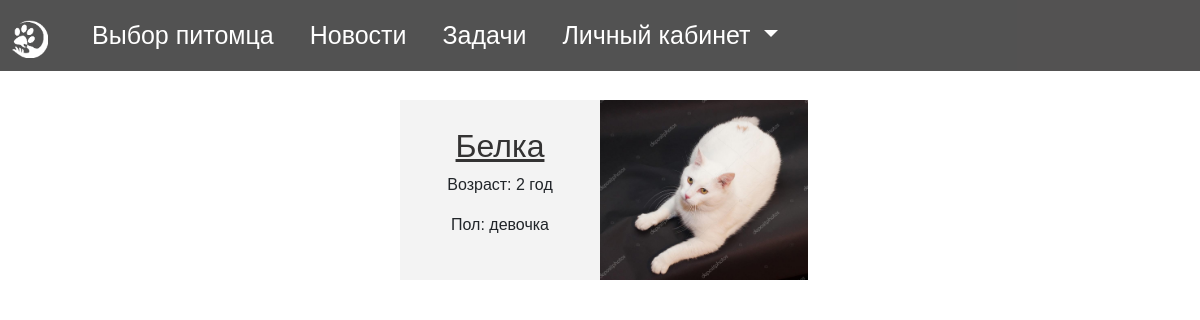
The app's page /client/pets (signed in), older data.
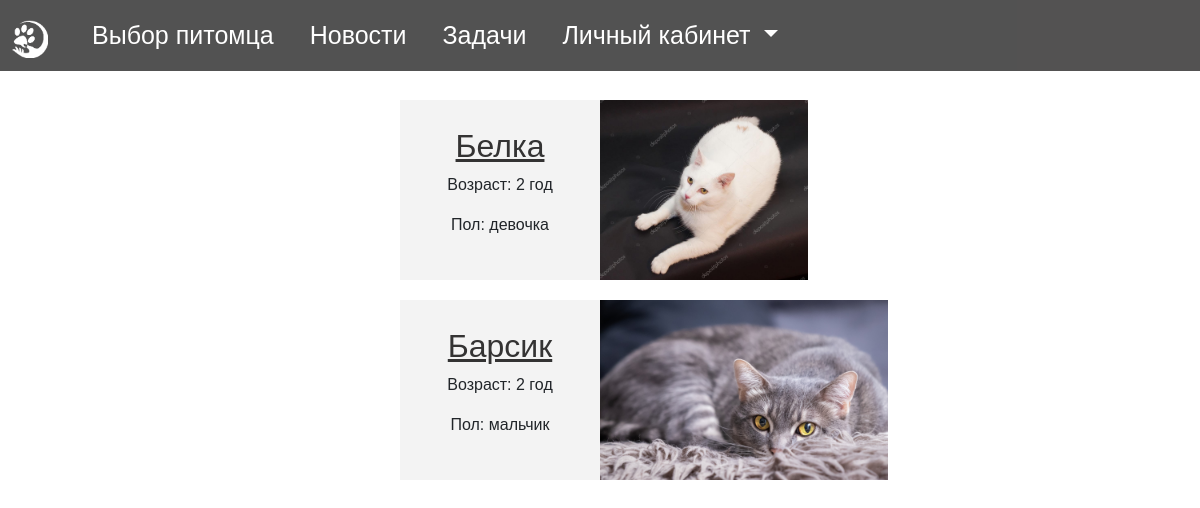
The same page, newer data.
### Shelter/models.py (models this page shows, shortened)
class Pet(models.Model):
    name = models.CharField(verbose_name="Имя", max_length=200)
    age = models.IntegerField(verbose_name="Возраст")
    SEX_CHOICES = (
        ('male', "мальчик"),
        ('female', "девочка"),
    )
    sex = models.CharField(max_length=10, verbose_name="Пол", choices=SEX_CHOICES)
    TYPE_CHOICES = (
        ('cat', "кошка"),
        ('dog', "собака"),
    )
    type = models.CharField(max_length=10, verbose_name="Тип", choices=TYPE_CHOICES)
    COLOR_CHOICES = (
        ('black', "черный"),
        ('red', "рыжий"),
        ('white', "белый"),
        ('grey', "серый"),
        ('brown', "коричневый"),
        ('striped', "полосатый"),
        ('turtle', "черепаховый"),
        ('tricolor', "трехцветный"),
        ('spotted', 'пятнистый'),
        ('blackwhite', "черно-белый")
    )
    color = models.CharField(max_length=11, verbose_name="Цвет", choices=COLOR_CHOICES)
    WOOL_CHOICES = (
        ('bald', "лысый"),
        ('longhaired', "длинношерстный"),
        ('shorthaired', "короткошерстный"),
    )
    wool = models.CharField(max_length=15, verbose_name="Шерсть", choices=WOOL_CHOICES)
    CHARACTER_CHOICES = (
        ('Sanguine', "Сангвиник"),
        ('Melancholic', "Меланхолик"),
        ('Choleric', "Холерик"),
        ('Phlegmatic', "Флегматик"),
    )
    character = models.CharField(max_length=11, verbose_name="Характер", choices=CHARACTER_CHOICES)
    objects = models.Manager()
    description = models.TextField(default='', verbose_name="Описание", blank=True)
    shelter = models.ForeignKey(Shelter, verbose_name="Приют", on_delete=models.CASCADE)
    owner = models.ForeignKey(Profile, on_delete=models.CASCADE, verbose_name="Владелец", blank=True, null=True)
    vector = models.TextField(default='', verbose_name="Вектор", blank=True)

class Image(models.Model):
    image = models.ImageField(upload_to=user_directory_path_image, default='images/profile_image.jpg',
                              verbose_name='Изображения')
    pet = models.ForeignKey(Pet, blank=True, null=True, on_delete=models.CASCADE)
    news = models.ForeignKey(News, blank=True, null=True, on_delete=models.CASCADE)
    task = models.ForeignKey(Task, blank=True, null=True, on_delete=models.CASCADE)
    report = models.ForeignKey(Report, blank=True, null=True, on_delete=models.CASCADE)
    class Meta:
        verbose_name = "Изображения"
        verbose_name_plural = "Изображения"
    def __str__(self):
        return self.image.name

### Shelter/pet_view.py (the view)
# urls.py: path('client/pets', pet_view.list_pet, name='client_pets'),
def list_pet(request):
    user = request.user
    profile = Profile.objects.get(user=user)
    pets = Pet.objects.filter(owner=profile)
    images = [Image.objects.filter(pet=pet).first() for pet in pets]
    return render(request, 'clients_pets.html', {'apps': zip(pets, images)})

### templates/clients_pets.html
{% extends 'base.html' %}
{% load static %}
{% block styles %}
    <link rel="stylesheet" href={% static 'css/card.css' %}>
{% endblock %}
{% load crispy_forms_filters %}
{% block content %}
    {% include "includes/navbar.html" %}
    <div class="main">
        {% for el,image in apps %}
            <div class="inline-group main-group">
                <div id='reper'>
                    <h2>
                        <a href="/report/{{ el.id }}">
                            {{ el.name }}
                        </a>
                    </h2>
                    <p class="date">
                        Возраст: {{ el.age }} год
                    </p>
                    <p class="date">
                        Пол: {{ el.get_sex_display }}
                    </p>
                </div>
                <div id='reper'>
                    {% if not image == null %}
                        <img src='/{{ image }}' class="pet-img" alt="pet img">
                    {% endif %}
                </div>
            </div>
        {% endfor %}
    </div>
{% endblock %}

### templates/base.html (shortened to what this page needs)
{% load static %}
<!DOCTYPE html>
<html lang="en">
<head>
    <link href="https://cdn.jsdelivr.net/npm/bootstrap@5.0.0-beta1/dist/css/bootstrap.min.css" rel="stylesheet"
>
    <link href="https://stackpath.bootstrapcdn.com/font-awesome/4.7.0/css/font-awesome.min.css" rel="stylesheet"
>
    <link rel="stylesheet"
          href="https://cdnjs.cloudflare.com/ajax/libs/tempusdominus-bootstrap-4/5.1.2/css/tempusdominus-bootstrap-4.min.css"
/>
    <link rel="stylesheet" href={% static 'css/style.css' %}>
    {% block styles %}{% endblock %}
</head>
<body>
{% block content %}
{% endblock %}
</body>
</html>

### templates/includes/navbar.html (shortened to what this page needs)
{% block content %}
    <nav class="navbar navbar-expand-lg navbar-dark">
        <div class="container-fluid">
            <a class="navbar-brand" href="/"><img src='/static/img/opacity.png'
                                                  style="width: 3vw; background-color:"></a>
            <div class="collapse navbar-collapse" id="navbarNavDropdown">
                <ul class="navbar-nav">
                    {% if user.is_authenticated and user.profile.type == 'Client' %}
                        <li class="nav-item">
                            <a class="nav-link active" href="/pets/{{ 1 }}">Выбор питомца</a>
                        </li>
                    {% endif %}
                    {% if not user.is_authenticated or user.profile.type != 'Moderator' %}
                        <li class="nav-item">
                            <a class="nav-link active" href="/news">Новости</a>
                        </li>
                    {% endif %}
                    {% if user.is_authenticated and user.profile.type != 'Moderator' %}
                        <li class="nav-item">
                            <a class="nav-link active" href="/tasks">Задачи</a>
                        </li>
                    {% endif %}
                    {% if user.is_authenticated %}
                        <li class="nav-item dropdown">
                            <a class="nav-link active dropdown-toggle" href="#"
                               id="navbarDropdownMenuLink" role="button"
                               data-bs-toggle="dropdown" aria-expanded="false">
                                Личный кабинет
                            </a>
                        </li>
                    {% endif %}
                </ul>
            </div>
        </div>
    </nav>
{% endblock %}

### static/css/style.css (style rules this page uses)
body { height: 130vh; margin: auto; width: 100%; overflow-x: hidden; font-family: 'Laptev_Brush', sans-serif; background: #ffffff; display: flex; flex-direction: column; align-items: center; position: relative; }
.nav-link { color: #ffffff; }
.navbar { position: absolute; top: 0; left: 0; transition: all .3s ease; width: 100%; background: #0a0909; font-size: 25px; opacity: 0.7; z-index: 5; }
.navbar-brand { font-size: 30px; }
.navbar-nav { margin-right: 100px; }
.nav-item { margin-left: 20px; }
.navbar-nav > li { display: inline-block; position: relative; }
.pet-img { height: 180px; width: auto; align-items: center; }
a { color: #343333; }
.main { margin-top: 80px; }

### static/css/card.css (style rules this page uses)
#reper { text-align: center; width: 200px; }
.inline-group { display: flex; justify-content: center; align-items: center; margin: 20px; background-color: #f3f3f3; text-align: center; }

Row changes from the older to the newer data that the page shows:
now on this page (row edited): Pet: name "Барсик", age "2", sex "мальчик", image (picture)
